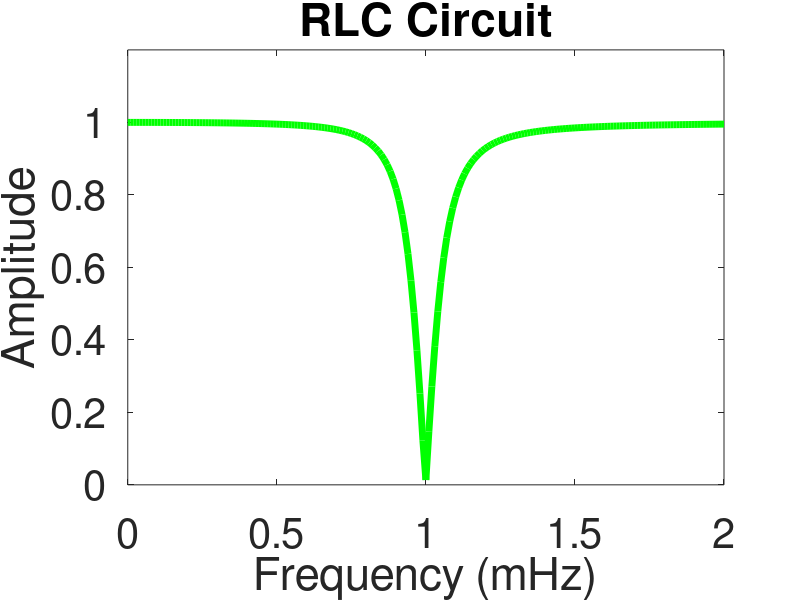

Source code (MATLAB):
R = 50;
C = 470e-12;
L = 54e-6;

f = [0.0:.01:2];
f_mega = f.*10^6;
omega = f_mega.*2*pi;
omegaLC = 1/sqrt(L*C);
tau = R*C;

function r_val = h(omega, omegaLC, tau)
	K = sqrt(1-(omega./omegaLC).^2);
	d = (K.^4+(omega*tau).^2);
	X = K.^4./d;
	Y = -1*(K.^2.*omega*tau)./d;

	r_val = X + i*Y;

endfunction

plot(f,abs(h(omega, omegaLC, tau)),'linewidth',5, 'color','green')
set(gca(), 'fontsize', 30)
xlabel('Frequency (mHz)')
ylabel('Amplitude')
title('RLC Circuit')
axis([0 2 0 1.2])

